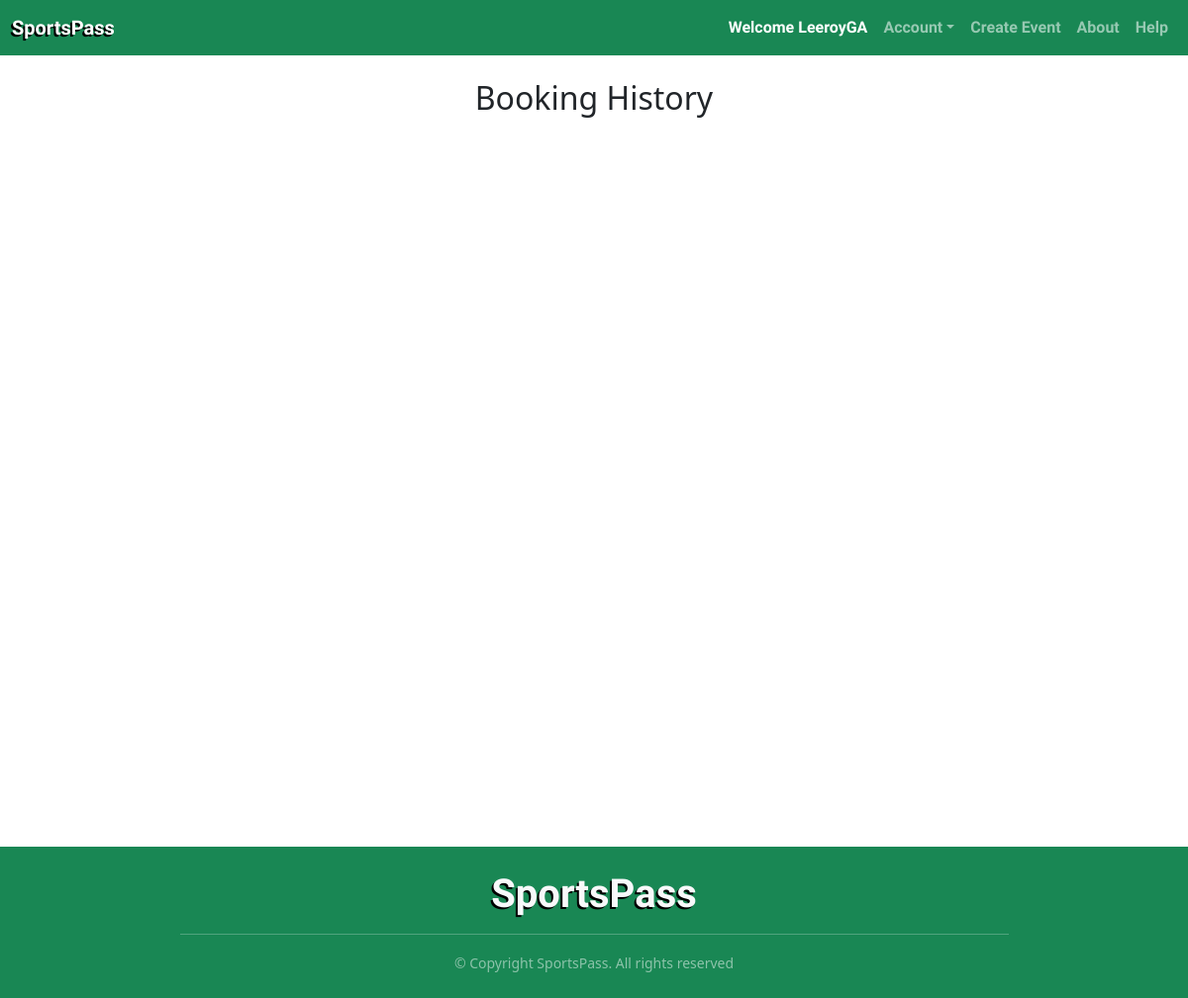
Before: /events/booking-history (signed in) with the older database file.
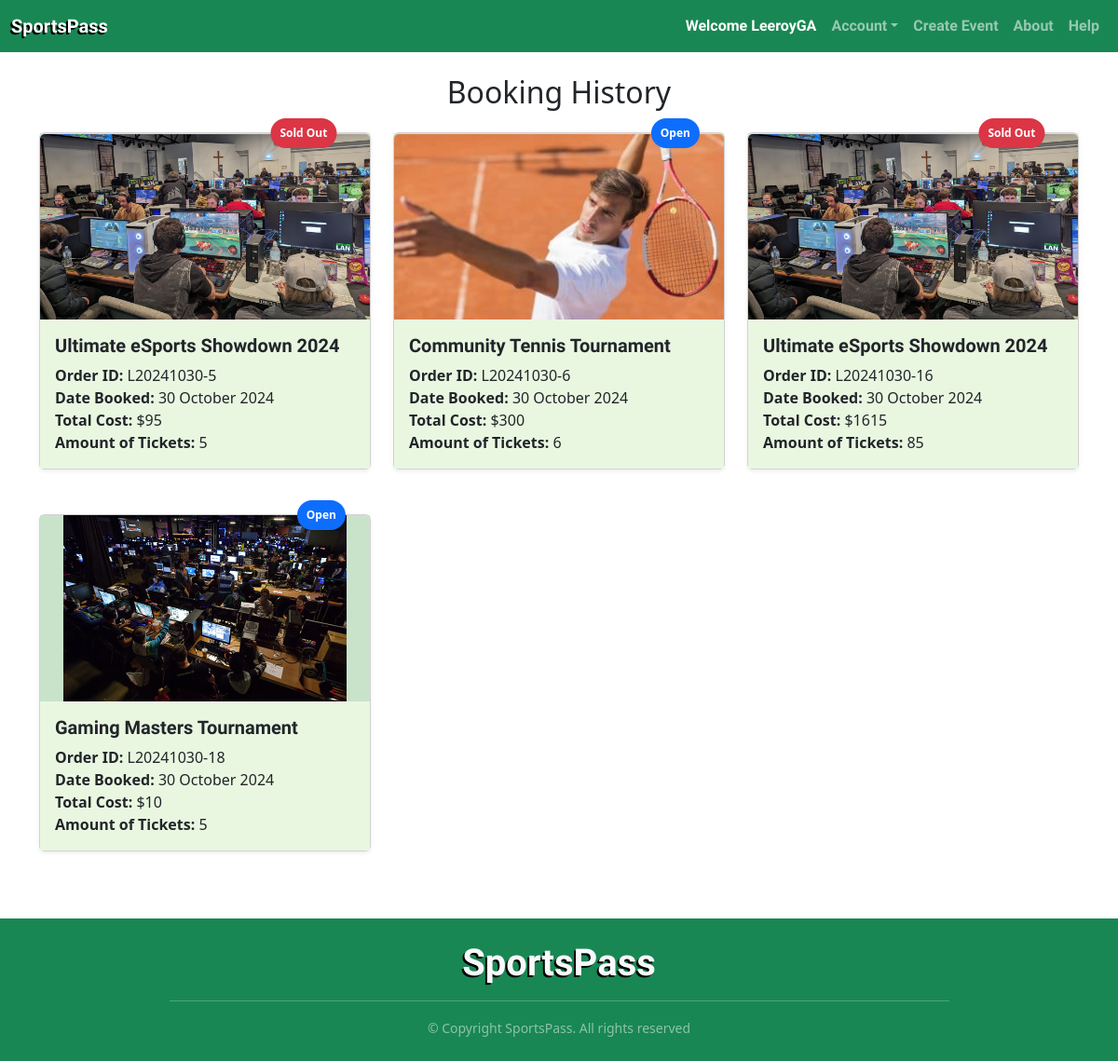
After: the same page with the newer database file.
### sportspass/models.py (models this page shows, shortened)
class User(db.Model, UserMixin):
    __tablename__ = 'users'
    id = db.Column(db.Integer, primary_key=True)
    username = db.Column(db.String(100), index=True, unique=True, nullable=False)
    firstname = db.Column(db.String(100), index=True, unique=True, nullable=False)
    lastname = db.Column(db.String(100), index=True, unique=True, nullable=False)
    emailid = db.Column(db.String(100), index=True, nullable=False)
    password_hash = db.Column(db.String(255), nullable=False)
    comments = db.relationship('Comment', backref='user', cascade='all, delete-orphan')
    events = db.relationship('Event', backref='user', cascade='all, delete-orphan')
    orders = db.relationship('Order', backref='user', cascade='all, delete-orphan')

class Order(db.Model):
    __tablename__ = 'orders'
    id = db.Column(db.Integer, primary_key=True)
    order_date = db.Column(db.DateTime, default=datetime.now)
    ticket_amount = db.Column(db.Integer, nullable=False)
    total_cost = db.Column(db.Float, nullable=False)
    user_id = db.Column(db.Integer, db.ForeignKey('users.id'), nullable=False)
    event_id = db.Column(db.Integer, db.ForeignKey('events.id'), nullable=False)
    event = db.relationship('Event', back_populates='orders')

class Event(db.Model):
    __tablename__ = 'events'
    id = db.Column(db.Integer, primary_key=True)
    name = db.Column(db.String(80), nullable=False)
    description = db.Column(db.String(200))
    date = db.Column(db.DateTime, nullable=False)
    location = db.Column(db.String(200), nullable=False)
    price = db.Column(db.Float, nullable=False)
    image = db.Column(db.String(400))
    capacity = db.Column(db.Integer, nullable=False)
    category = db.Column(db.String(50), nullable=False)
    status = db.Column(
        Enum('open', 'inactive', 'sold out', 'cancelled', name='event_status'),
        nullable=False,
        default='open'
    )
    comments = db.relationship('Comment', backref='event', cascade='all, delete-orphan')
    orders = db.relationship('Order', back_populates='event', cascade='all, delete-orphan')
    user_id = db.Column(db.Integer, db.ForeignKey('users.id'), nullable=False)

### sportspass/events.py (the view)
@eventbp.route('/booking-history')
@login_required
def booking_history():
    bookings = db.session.scalars(db.select(Order).where(Order.user_id == current_user.id)).all()
    for booking in bookings:
        first_letter = current_user.username[0].upper()
        date_str = booking.order_date.strftime('%Y%m%d')
        booking.custom_order_id = f"{first_letter}{date_str}-{booking.id}"
    return render_template('events/booking-history.html', bookings=bookings)

### sportspass/templates/events/booking-history.html (shortened to what this page needs)
{% extends 'base.html' %}
{% block head %}
<link rel="stylesheet" href="{{ url_for('static', filename='css/global.css') }}">
{% endblock %}
{% block content %}
<div class="container my-4">
    <h2 class="text-center">Booking History</h2>
    <div class="row mt-4">
        {% for booking in bookings %}
        <div class="col-md-6 col-lg-4 mb-4">
            <div class="card mb-4 position-relative shadow-sm">
                {% if booking.event.status == 'sold out' %}
                <span class="badge rounded-pill bg-danger position-absolute top-0 end-0 custom-badge">Sold Out</span>
                {% elif booking.event.status == 'open' %}
                <span class="badge rounded-pill bg-primary position-absolute top-0 end-0 custom-badge">Open</span>
                {% elif booking.event.status == 'inactive' %}
                <span class="badge rounded-pill bg-warning position-absolute top-0 end-0 custom-badge">Inactive</span>
                {% elif booking.event.status == 'cancelled' %}
                <span class="badge rounded-pill bg-danger position-absolute top-0 end-0 custom-badge">Cancelled</span>
                {% endif %}
                {% if booking.event.image %}
                <div class="card-img-container">
                    <img src="{{ booking.event.image }}" class="card-img-top" alt="{{ booking.event.name }}">
                </div>
                {% endif %}
                <div class="card-body" style="background-color: #e9f7e1;">
                    <h5 class="card-title">{{ booking.event.name }}</h5>
                    <p class="card-text">
                        <strong>Order ID:</strong> {{ current_user.username[0].upper() }}{{ booking.order_date.strftime('%Y%m%d') }}-{{ booking.id }}<br>
                        <strong>Date Booked:</strong> {{ booking.order_date.strftime('%d %B %Y') }}<br>
                        <strong>Total Cost:</strong> ${{ booking.total_cost|int }}<br>
                        <strong>Amount of Tickets:</strong> {{ booking.ticket_amount|int }}
                    </p>
                </div>
            </div>
        </div>
        {% endfor %}
    </div>
</div>
{% endblock %}

### sportspass/templates/base.html (shortened to what this page needs)
<!doctype html>
<html lang="en">
<head>
    <link href="https://cdn.jsdelivr.net/npm/bootstrap@5.3.2/dist/css/bootstrap.min.css" rel="stylesheet"
>
    <link rel="stylesheet" href="{{ url_for('static', filename='css/global.css') }}">
    {% block head %}
    {% endblock %}
</head>
<body>
    <header>
        <nav class="navbar navbar-expand-lg navbar-dark bg-success">
            <div class="container-fluid">
                <a class="navbar-brand" href="/">SportsPass</a>
                <div class="collapse navbar-collapse" id="navbarNav">
                    <ul class="navbar-nav ms-auto">
                        {% if current_user.is_authenticated %}
                        <a class="nav-item nav-link disabled text-white" href="#">Welcome {{current_user.username}}</a>
                        <li class="nav-item dropdown">
                            <a class="nav-link dropdown-toggle" href="#" id="accountDropdown" role="button"
                                data-bs-toggle="dropdown" aria-expanded="false">Account</a>
                        </li>
                        {% else %}
                        <a class="nav-item nav-link" href="{{ url_for('auth.register') }}">Register</a>
                        <a class="nav-item nav-link" href="{{ url_for('auth.login') }}">Log In</a>
                        {% endif %}
                        <li class="nav-item">
                            <a class="nav-link" href="{{ url_for('event.create') }}">Create Event</a>
                        </li>
                        <li class="nav-item">
                            <a class="nav-link" href="#">About</a>
                        </li>
                        <li class="nav-item">
                            <a class="nav-link" href="#">Help</a>
                        </li>
                    </ul>
                </div>
            </div>
        </nav>
    </header>
    <main class="content-wrapper">
        <div class="row justify-content-center">
            <div class="col-12">
                {% block content %}
                {% endblock %}
            </div>
        </div>
    </main>
    <footer class="footer bg-success text-light text-center py-4">
        <div class="container">
            <p class="display-6 mb-3 footer-title">SportsPass</p>
            <hr class="w-75 mx-auto">
            <small class="text-white-50">&copy; Copyright SportsPass. All rights reserved</small>
        </div>
    </footer>
</body>
</html>

Changed rows visible on the page:
added Order: shows "Sold Out", event.image (picture), event.name "Ultimate eSports Showdown 2024", {{ current_user.username[0].upper() }} "L", order_date "20241030", id "5", order_date "30 October 2024", total_cost "95", ticket_amount "5"
added Order: shows "Open", event.image (picture), event.name "Community Tennis Tournament", {{ current_user.username[0].upper() }} "L", order_date "20241030", id "6", order_date "30 October 2024", total_cost "300", ticket_amount "6"
added Order: shows "Sold Out", event.image (picture), event.name "Ultimate eSports Showdown 2024", {{ current_user.username[0].upper() }} "L", order_date "20241030", id "16", order_date "30 October 2024", total_cost "1615", ticket_amount "85"
added Order: shows "Open", event.image (picture), event.name "Gaming Masters Tournament", {{ current_user.username[0].upper() }} "L", order_date "20241030", id "18", order_date "30 October 2024", total_cost "10", ticket_amount "5"
